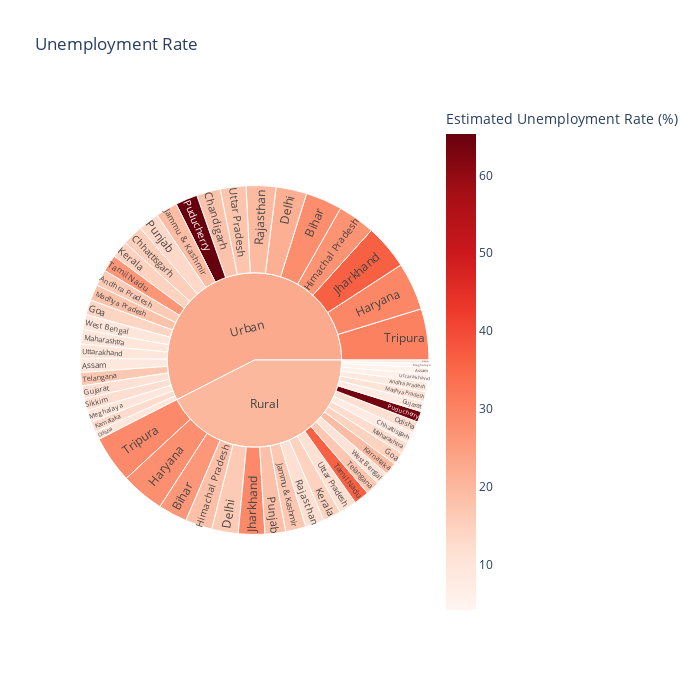

Notebook code cell kept with this figure:
### Code cell
import plotly.express as pl

# Sunburst plot of Unemployment Rate
unemployment = df[["Area", "Region", "Estimated Unemployment Rate (%)"]]
fig = pl.sunburst(unemployment, path=["Area", "Region"], 
                  values="Estimated Unemployment Rate (%)", 
                  width=700, height=700,
                  title="Unemployment Rate",
                  color="Estimated Unemployment Rate (%)",  # Adding color mapping to unemployment rate
                  color_continuous_scale='Reds')  # Custom color scale (can be adjusted)

fig.show()

### Figure 1 — Plotly figure (JSON) as saved in the notebook; plotly's stock layout.template omitted (floating-point values rounded to 4 significant figures)
{"data": [{"branchvalues": "total", "customdata": [[8.699], [16.37], [5.388], [8.921], [25.9], [27.97], [17.73], [7.778], [15.55], [16.28], [21.7], [14.74], [14.1], [7.872], [11.4], [27.72], [29.23], [18.36], [26.92], [16.88], [18.99], [28.82], [36.42], [19.18], [12.6], [14.57], [14.74], [10.64], [18.08], [12.49], [9.47], [4.173], [9.638], [11.85], [9.607], [64.13], [65.3], [18.35], [13.45], [11.88], [19.39], [9.317], [12.2], [36.2], [26.31], [16.92], [16.75], [28.7], [30.43], [11.58], [17.43], [5.72], [9.572], [10.22], [9.615], [20.06], [22.61]], "domain": {"x": [0, 1], "y": [0, 1]}, "hovertemplate": "labels=%{label}<br>Estimated Unemployment Rate (%)_sum=%{value}<br>parent=%{parent}<br>id=%{id}<br>Estimated Unemployment Rate (%)=%{color}<extra></extra>", "ids": ["Rural/Andhra Pradesh", "Urban/Andhra Pradesh", "Rural/Assam", "Urban/Assam", "Rural/Bihar", "Urban/Bihar", "Urban/Chandigarh", "Rural/Chhattisgarh", "Urban/Chhattisgarh", "Rural/Delhi", "Urban/Delhi", "Rural/Goa", "Urban/Goa", "Rural/Gujarat", "Urban/Gujarat", "Rural/Haryana", "Urban/Haryana", "Rural/Himachal Pradesh", "Urban/Himachal Pradesh", "Rural/Jammu & Kashmir", "Urban/Jammu & Kashmir", "Rural/Jharkhand", "Urban/Jharkhand", "Rural/Karnataka", "Urban/Karnataka", "Rural/Kerala", "Urban/Kerala", "Rural/Madhya Pradesh", "Urban/Madhya Pradesh", "Rural/Maharashtra", "Urban/Maharashtra", "Rural/Meghalaya", "Urban/Meghalaya", "Rural/Odisha", "Urban/Odisha", "Rural/Puducherry", "Urban/Puducherry", "Rural/Punjab", "Urban/Punjab", "Rural/Rajasthan", "Urban/Rajasthan", "Rural/Sikkim", "Urban/Sikkim", "Rural/Tamil Nadu", "Urban/Tamil Nadu", "Rural/Telangana", "Urban/Telangana", "Rural/Tripura", "Urban/Tripura", "Rural/Uttar Pradesh", "Urban/Uttar Pradesh", "Rural/Uttarakhand", "Urban/Uttarakhand", "Rural/West Bengal", "Urban/West Bengal", "Rural", "Urban"], "labels": ["Andhra Pradesh", "Andhra Pradesh", "Assam", "Assam", "Bihar", "Bihar", "Chandigarh", "Chhattisgarh", "Chhattisgarh", "Delhi", "Delhi", "Goa", "Goa", "Gujarat", "Gujarat", "Haryana", "Haryana", "Himachal Pradesh", "Himachal Pradesh", "Jammu & Kashmir", "Jammu & Kashmir", "Jharkhand", "Jharkhand", "Karnataka", "Karnataka", "Kerala", "Kerala", "Madhya Pradesh", "Madhya Pradesh", "Maharashtra", "Maharashtra", "Meghalaya", "Meghalaya", "Odisha", "Odisha", "Puducherry", "Puducherry", "Punjab", "Punjab", "Rajasthan", "Rajasthan", "Sikkim", "Sikkim", "Tamil Nadu", "Tamil Nadu", "Telangana", "Telangana", "Tripura", "Tripura", "Uttar Pradesh", "Uttar Pradesh", "Uttarakhand", "Uttarakhand", "West Bengal", "West Bengal", "Rural", "Urban"], "marker": {"coloraxis": "coloraxis", "colors": [8.699, 16.37, 5.388, 8.921, 25.9, 27.97, 17.73, 7.778, 15.55, 16.28, 21.7, 14.74, 14.1, 7.872, 11.4, 27.72, 29.23, 18.36, 26.92, 16.88, 18.99, 28.82, 36.42, 19.18, 12.6, 14.57, 14.74, 10.64, 18.08, 12.49, 9.47, 4.173, 9.638, 11.85, 9.607, 64.13, 65.3, 18.35, 13.45, 11.88, 19.39, 9.317, 12.2, 36.2, 26.31, 16.92, 16.75, 28.7, 30.43, 11.58, 17.43, 5.72, 9.572, 10.22, 9.615, 20.06, 22.61]}, "name": "", "parents": ["Rural", "Urban", "Rural", "Urban", "Rural", "Urban", "Urban", "Rural", "Urban", "Rural", "Urban", "Rural", "Urban", "Rural", "Urban", "Rural", "Urban", "Rural", "Urban", "Rural", "Urban", "Rural", "Urban", "Rural", "Urban", "Rural", "Urban", "Rural", "Urban", "Rural", "Urban", "Rural", "Urban", "Rural", "Urban", "Rural", "Urban", "Rural", "Urban", "Rural", "Urban", "Rural", "Urban", "Rural", "Urban", "Rural", "Urban", "Rural", "Urban", "Rural", "Urban", "Rural", "Urban", "Rural", "Urban", "", ""], "type": "sunburst", "values": [77.37, 132.0, 53.89, 113.2, 234.8, 294.9, 191.9, 92.8, 165.9, 213.6, 248.2, 100.7, 121.9, 82.84, 103.8, 350.2, 385.8, 217.1, 302.1, 164.5, 175.5, 213.1, 363.3, 101.1, 85.79, 144.8, 138.7, 79.15, 128.2, 95.34, 116.3, 34.65, 94.92, 92.58, 65.84, 87.16, 178.4, 166.9, 169.9, 153.0, 240.7, 25.4, 97.84, 122.9, 137.1, 110.1, 106.6, 380.3, 413.5, 142.9, 208.5, 63.47, 114.3, 106.0, 121.5, 3707.0, 5016.0]}], "layout": {"coloraxis": {"colorbar": {"title": {"text": "Estimated Unemployment Rate (%)"}}, "colorscale": [[0, "rgb(255,245,240)"], [0.125, "rgb(254,224,210)"], [0.25, "rgb(252,187,161)"], [0.375, "rgb(252,146,114)"], [0.5, "rgb(251,106,74)"], [0.625, "rgb(239,59,44)"], [0.75, "rgb(203,24,29)"], [0.875, "rgb(165,15,21)"], [1, "rgb(103,0,13)"]]}, "height": 700, "legend": {"tracegroupgap": 0}, "title": {"text": "Unemployment Rate"}, "width": 700}}
